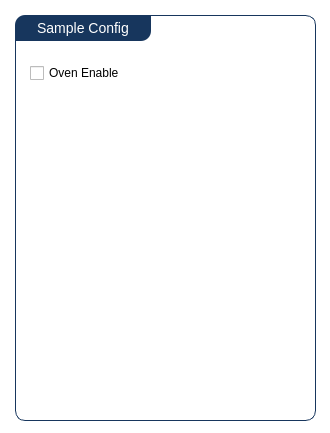
<?xml version="1.0" encoding="UTF-8"?>
<ui version="4.0">
 <class>sampleWindow</class>
 <widget class="QMainWindow" name="sampleWindow">
  <property name="geometry">
   <rect>
    <x>0</x>
    <y>0</y>
    <width>330</width>
    <height>433</height>
   </rect>
  </property>
  <property name="windowTitle">
   <string>UrsaPQ Remote - Sample</string>
  </property>
  <property name="styleSheet">
   <string notr="true">#centralwidget{
	background-color: rgb(255, 255, 255);
}

QGroupBox {
    border: 1px solid gray;
    border-color: #FF17365D;
    font-size: 14px;
    border-radius: 10px;
}

QGroupBox::title {
    subcontrol-position: top left;
 	border-top-left-radius: 10px;
 	border-bottom-right-radius: 10px;
    padding: 5px 20px;
    background-color: #FF17365D;
    color: rgb(255, 255, 255);
}</string>
  </property>
  <widget class="QWidget" name="centralwidget">
   <widget class="QGroupBox" name="groupBox_4">
    <property name="geometry">
     <rect>
      <x>15</x>
      <y>15</y>
      <width>301</width>
      <height>406</height>
     </rect>
    </property>
    <property name="title">
     <string>Sample Config</string>
    </property>
    <widget class="QCheckBox" name="oven_enable">
     <property name="geometry">
      <rect>
       <x>15</x>
       <y>45</y>
       <width>141</width>
       <height>26</height>
      </rect>
     </property>
     <property name="text">
      <string>Oven Enable</string>
     </property>
     <property name="tristate">
      <bool>false</bool>
     </property>
    </widget>
   </widget>
  </widget>
 </widget>
 <resources/>
 <connections/>
</ui>
